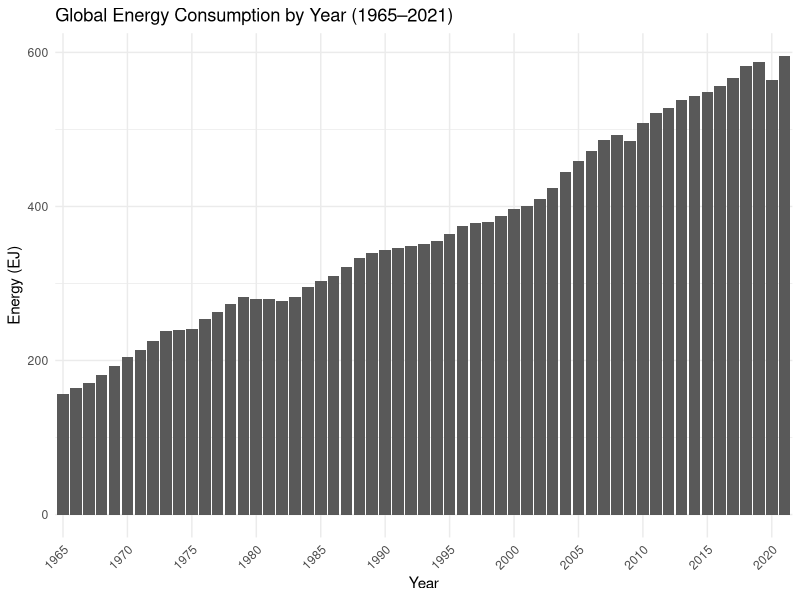
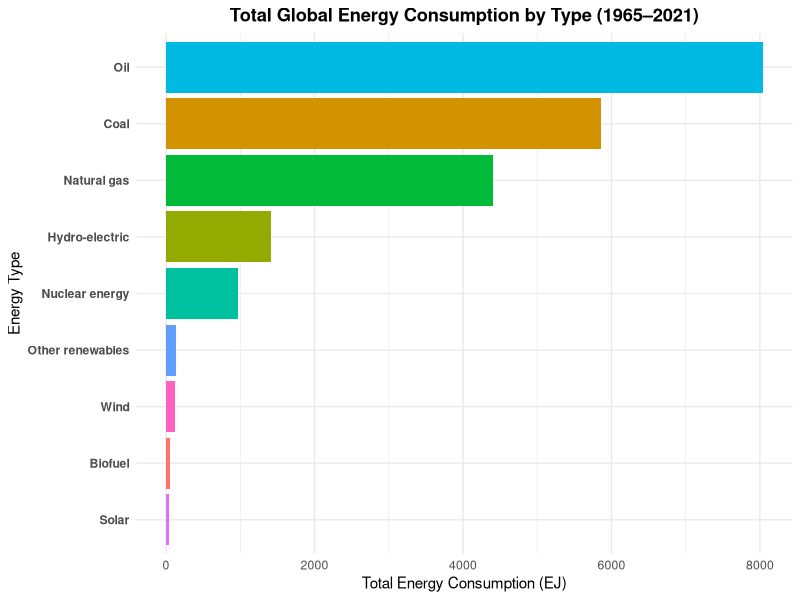

These figures' R source, in order: (Note: this script raises an error after producing the figures.)
## ---- chunk 1
#| label: setup
#| include: false

# Set global knitr options
knitr::opts_chunk$set(
  echo = TRUE, 
  message = FALSE, 
  warning = FALSE
)

# Loading the libraries
library(readr)
library(dplyr)
library(tidyr)
library(ggplot2)

energy <- read_csv("data.csv")
## ---- chunk 2
dim(energy) # Dimensions 
## ---- chunk 3
dplyr::summarise(
  energy,
  n_countries = dplyr::n_distinct(Country),
  n_regions   = dplyr::n_distinct(Region),
  n_types     = dplyr::n_distinct(Type),
  year_min    = min(Year, na.rm = TRUE),
  year_max    = max(Year, na.rm = TRUE)
)
## ---- chunk 4
energy_clean <- energy %>%
  dplyr::rename(energy_ej = `Energy consumption (in Exajoules)`)

names(energy_clean)
## ---- chunk 5
dplyr::count(energy_clean, Type, sort = TRUE)
## ---- chunk 6
sum(is.na(energy_clean)) # total NAs in the entire data frame
## ---- chunk 7

colSums(is.na(energy_clean)) # NAs by column (counts)
## ---- chunk 8
range(energy_clean$Year, na.rm = TRUE)
## ---- chunk 9
#| label: summarize-year-type

energy_summary <- energy_clean %>%
  dplyr::group_by(Year, Type) %>%
  dplyr::summarize(
    total = sum(energy_ej, na.rm = TRUE),
    .groups = "drop"
  )

dplyr::slice_head(energy_summary, n = 10)

## ---- chunk 10
#| label: viz-total-energy-bars-yearly

energy_total <- energy_clean %>%
  dplyr::group_by(Year) %>%
  dplyr::summarize(total_ej = sum(energy_ej, na.rm = TRUE), .groups = "drop")

ggplot(energy_total, aes(x = factor(Year), y = total_ej)) +
  geom_col() +
  labs(
    title = "Global Energy Consumption by Year (1965–2021)",
    x = "Year",
    y = "Energy (EJ)"
  ) +
  theme_minimal() +
  # show every 5th year label so it’s readable
  scale_x_discrete(breaks = as.character(seq(min(energy_total$Year), max(energy_total$Year), by = 5))) +
  theme(axis.text.x = element_text(angle = 45, hjust = 1))


## ---- chunk 11

# Summarize total consumption by energy type
energy_type_total <- energy_clean %>%
  group_by(Type) %>%
  summarize(total_ej = sum(energy_ej, na.rm = TRUE), .groups = "drop") %>%
  arrange(desc(total_ej))

# Horizontal bar plot
ggplot(energy_type_total, aes(x = reorder(Type, total_ej), y = total_ej, fill = Type)) +
  geom_col(show.legend = FALSE) +
  coord_flip() +
  labs(
    title = "Total Global Energy Consumption by Type (1965–2021)",
    x = "Energy Type",
    y = "Total Energy Consumption (EJ)"
  ) +
  theme_minimal() +
  theme(
    plot.title = element_text(face = "bold", hjust = 0.5),
    axis.text.y = element_text(face = "bold")
  )

## ---- chunk 12

ggplot(energy_top10_trend, aes(x = Year, y = total_ej, color = Country)) +
  geom_line(linewidth = 1) +
  # X-axis: every 5 years
  scale_x_continuous(
    breaks = seq(min(energy_top10_trend$Year),
                 max(energy_top10_trend$Year), by = 5),
    expand = c(0.01, 0.01)
  ) +
  # Y-axis: show ticks every 10 units instead of 5
  scale_y_continuous(
    breaks = seq(0, 160, by = 15),    # 👈 wider spacing, no overlap
    limits = c(0, 160)
  ) +
  labs(
    title = "Energy Consumption Trends of Top 10 Countries (1965–2021)",
    x = "Year",
    y = "Energy Consumption (EJ)",
    color = "Country"
  ) +
  theme_minimal(base_size = 13) +
  theme(
    plot.title      = element_text(face = "bold", hjust = 0.5, size = 15),
    axis.text.x     = element_text(angle = 45, hjust = 1),
    axis.text.y     = element_text(size = 10),
    legend.position = "bottom",
    legend.title    = element_text(face = "bold"),
    panel.grid.minor = element_blank(),   # remove minor grid clutter
    panel.grid.major.y = element_line(linewidth = 0.3, color = "gray80")
  )


## ---- chunk 13

# Summarize total energy by Region and Year
energy_region <- energy_clean %>%
  group_by(Region, Year) %>%
  summarize(total_ej = sum(energy_ej, na.rm = TRUE), .groups = "drop")

# Scatter + smooth plot faceted by Region
ggplot(energy_region, aes(x = Year, y = total_ej)) +
  geom_point(color = "black", size = 1) +        # black points
  geom_smooth(color = "blue", se = FALSE, size = 0.6) +  # thinner blue line
  facet_wrap(~ Region, nrow = 2) +
  labs(
    title = "Energy Consumption Trends by Region (1965–2021)",
    x = "Year",
    y = "Energy Consumption (EJ)"
  ) +
  theme_minimal() +
  theme(
    plot.title  = element_text(face = "bold", hjust = 0.5),
    axis.text.x = element_text(angle = 45, hjust = 1),
    strip.text  = element_text(face = "bold")
  )

